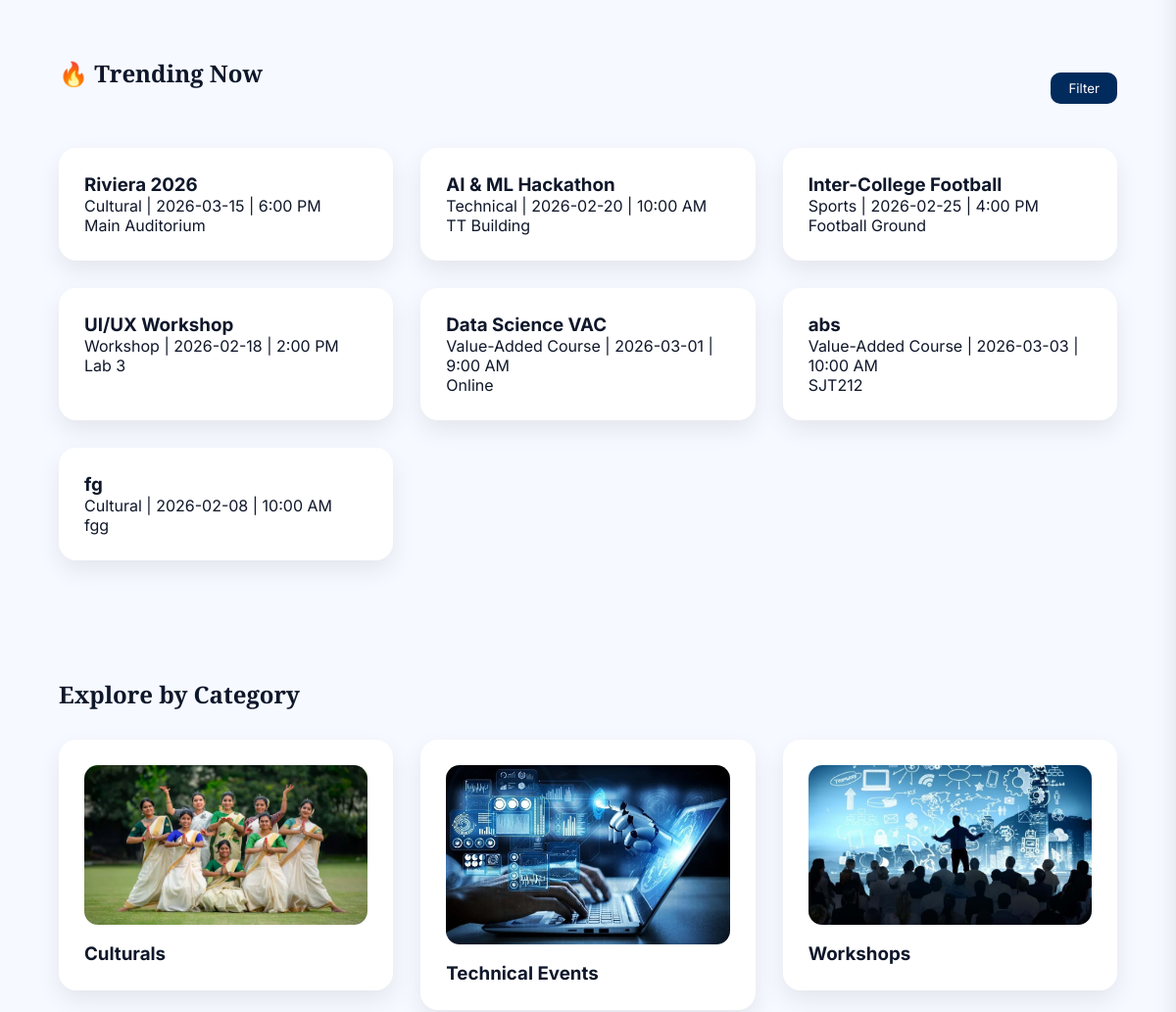
The app's page /home (middle part), older data.
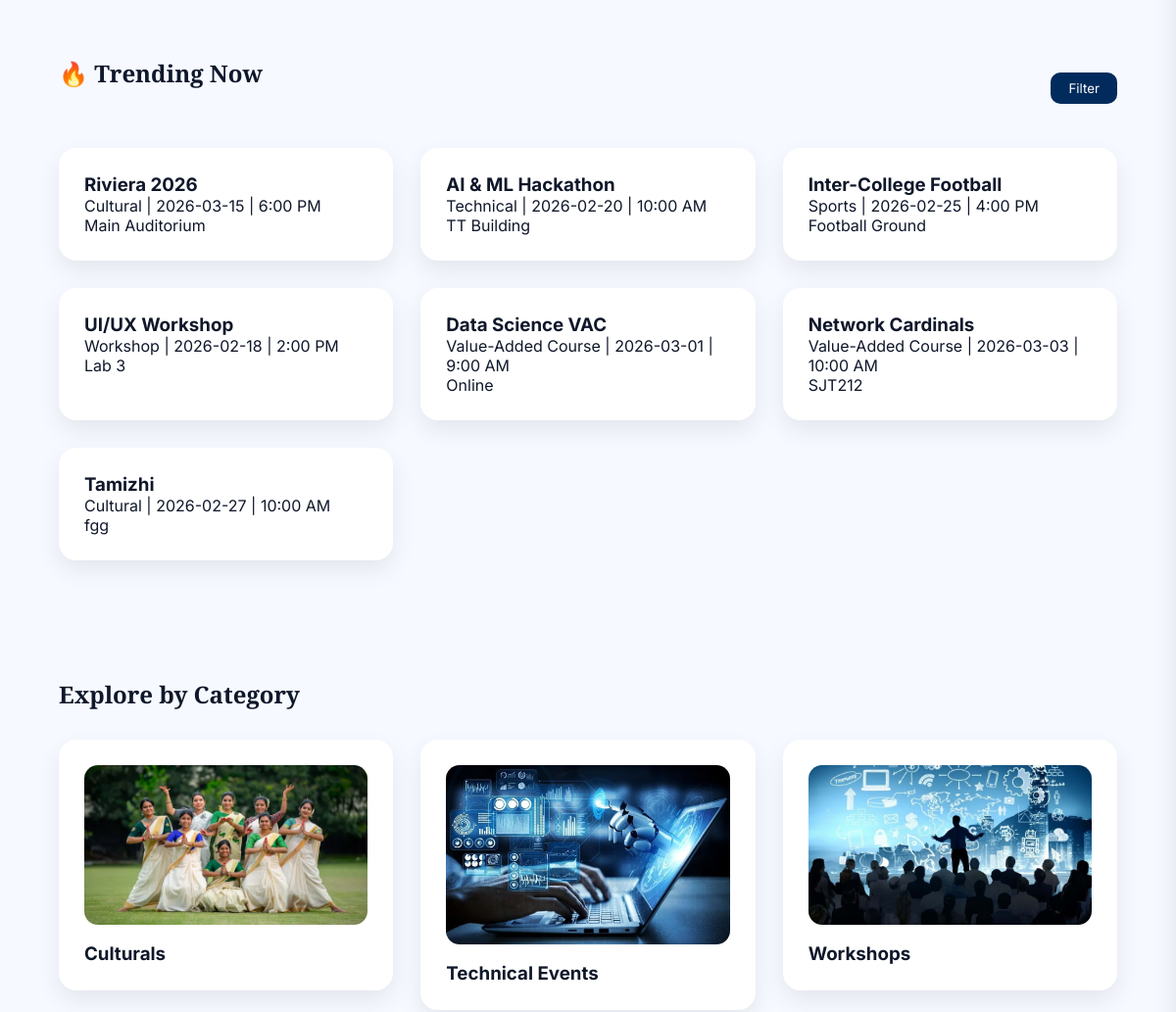
The same page, newer data.
### tables this page shows
CREATE TABLE events (
    id INTEGER PRIMARY KEY AUTOINCREMENT,
    title TEXT,
    category TEXT,
    date TEXT,
    time TEXT,
    venue TEXT,
    description TEXT,
    poster TEXT
);

### app.py (the view)
@app.route('/home')
def home():
    events = get_events()
    upcoming = get_upcoming_events()
    categories = {
        "Culturals": "cultural.jpg",
        "Technical Events": "technical.jpg",
        "Workshops": "workshop.jpg",
        "Value Added Courses": "vac.jpg",
        "Sports": "sports.jpg"
    }
    return render_template(
        "home.html",
        events=events,
        categories=categories,
        upcoming=upcoming
    )

### app.py (called while the page is built)
def get_events():
    conn = sqlite3.connect("campuspulse.db")
    cursor = conn.cursor()
    cursor.execute("SELECT * FROM events")
    rows = cursor.fetchall()
    conn.close()
    events = []
    for row in rows:
        events.append({
            "id": row[0],
            "title": row[1],
            "category": row[2],
            "date": row[3],
            "time": row[4],
            "venue": row[5],
            "description": row[6],
            "poster": row[7]
        })
    return events

### templates/home.html (shortened to what this page needs)
<!DOCTYPE html>
<html lang="en">
<head>
    <link rel="stylesheet" href="{{ url_for('static', filename='css/home.css') }}">
</head>
<body>
<section class="featured">
    <div class="featured-header">
        <h2>🔥 Trending Now</h2>
        <button class="filter-btn" onclick="toggleFilter()">Filter</button>
    </div>
    <div class="cards">
        {% for event in events %}
        <div class="card event-card"
             data-category="{{ event.category }}"
             data-date="{{ event.date }}"
             data-time="{{ event.time }}"
             onclick="saveEventPreference('{{ event.category }}')">
            <h3>{{ event.title }}</h3>
            <p>{{ event.category }} | {{ event.date }} | {{ event.time }}</p>
            <p>{{ event.venue }}</p>
        </div>
        {% endfor %}
    </div>
</section>
<section class="categories">
    <h2>Explore by Category</h2>
    <div class="cards">
        {% for category, image in categories.items() %}
        <a href="{{ url_for('category_page', category_name=category) }}"
           class="category-link"
           onclick="savePreference('{{ category }}')">
            <div class="card category-card">
                <img src="{{ url_for('static', filename='images/' + image) }}">
                <h3>{{ category }}</h3>
            </div>
        </a>
        {% endfor %}
    </div>
</section>
</body>
</html>

Row changes from the older to the newer data that the page shows:
changed events "SJT212": title "abs" → "Network Cardinals"
changed events "fgg": title "fg" → "Tamizhi"; date "2026-02-08" → "2026-02-27"
